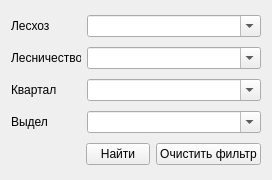
<?xml version="1.0" encoding="UTF-8"?>
<ui version="4.0">
 <class>Form</class>
 <widget class="QWidget" name="Form">
  <property name="geometry">
   <rect>
    <x>0</x>
    <y>0</y>
    <width>269</width>
    <height>180</height>
   </rect>
  </property>
  <property name="windowTitle">
   <string>Form</string>
  </property>
  <layout class="QVBoxLayout" name="verticalLayout">
   <item>
    <layout class="QHBoxLayout" name="horizontalLayout_15">
     <item>
      <widget class="QLabel" name="leshoz_label_3">
       <property name="enabled">
        <bool>true</bool>
       </property>
       <property name="maximumSize">
        <size>
         <width>70</width>
         <height>30</height>
        </size>
       </property>
       <property name="text">
        <string>Лесхоз</string>
       </property>
      </widget>
     </item>
     <item>
      <widget class="QComboBox" name="leshoz_combobox_3">
       <property name="editable">
        <bool>true</bool>
       </property>
       <property name="insertPolicy">
        <enum>QComboBox::NoInsert</enum>
       </property>
      </widget>
     </item>
    </layout>
   </item>
   <item>
    <layout class="QHBoxLayout" name="horizontalLayout_16">
     <item>
      <widget class="QLabel" name="lch_label_3">
       <property name="maximumSize">
        <size>
         <width>70</width>
         <height>16777215</height>
        </size>
       </property>
       <property name="text">
        <string>Лесничество</string>
       </property>
      </widget>
     </item>
     <item>
      <widget class="QComboBox" name="lch_combobox_3">
       <property name="editable">
        <bool>true</bool>
       </property>
       <property name="insertPolicy">
        <enum>QComboBox::NoInsert</enum>
       </property>
      </widget>
     </item>
    </layout>
   </item>
   <item>
    <layout class="QHBoxLayout" name="horizontalLayout_12">
     <item>
      <widget class="QLabel" name="kv_label_3">
       <property name="maximumSize">
        <size>
         <width>70</width>
         <height>16777215</height>
        </size>
       </property>
       <property name="text">
        <string>Квартал</string>
       </property>
      </widget>
     </item>
     <item>
      <widget class="QComboBox" name="kv_combobox_3">
       <property name="editable">
        <bool>true</bool>
       </property>
       <property name="insertPolicy">
        <enum>QComboBox::NoInsert</enum>
       </property>
      </widget>
     </item>
    </layout>
   </item>
   <item>
    <layout class="QHBoxLayout" name="horizontalLayout_14">
     <item>
      <widget class="QLabel" name="vd_label_3">
       <property name="maximumSize">
        <size>
         <width>70</width>
         <height>16777215</height>
        </size>
       </property>
       <property name="text">
        <string>Выдел</string>
       </property>
      </widget>
     </item>
     <item>
      <widget class="QComboBox" name="vd_combobox_3">
       <property name="editable">
        <bool>true</bool>
       </property>
       <property name="insertPolicy">
        <enum>QComboBox::NoInsert</enum>
       </property>
      </widget>
     </item>
    </layout>
   </item>
   <item>
    <layout class="QHBoxLayout" name="horizontalLayout_13">
     <item>
      <spacer name="horizontalSpacer_5">
       <property name="orientation">
        <enum>Qt::Horizontal</enum>
       </property>
       <property name="sizeType">
        <enum>QSizePolicy::Fixed</enum>
       </property>
       <property name="sizeHint" stdset="0">
        <size>
         <width>75</width>
         <height>20</height>
        </size>
       </property>
      </spacer>
     </item>
     <item>
      <widget class="QPushButton" name="zoomTo_PushButton_3">
       <property name="minimumSize">
        <size>
         <width>64</width>
         <height>0</height>
        </size>
       </property>
       <property name="text">
        <string>Найти</string>
       </property>
      </widget>
     </item>
     <item>
      <widget class="QPushButton" name="clearFilter_pushButton_3">
       <property name="text">
        <string>Очистить фильтр</string>
       </property>
      </widget>
     </item>
    </layout>
   </item>
  </layout>
 </widget>
 <resources/>
 <connections/>
</ui>
